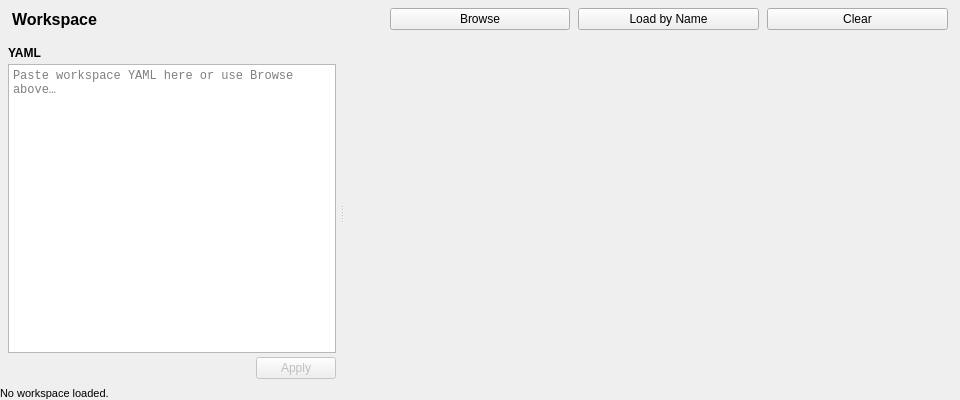
<?xml version="1.0" encoding="UTF-8"?>
<ui version="4.0">
 <class>WorkspaceLoader</class>
 <widget class="QWidget" name="WorkspaceLoader">
  <property name="geometry">
   <rect>
    <x>0</x>
    <y>0</y>
    <width>960</width>
    <height>400</height>
   </rect>
  </property>
  <property name="minimumSize">
   <size>
    <width>640</width>
    <height>400</height>
   </size>
  </property>
  <layout class="QVBoxLayout" name="main_layout">
   <property name="spacing">
    <number>0</number>
   </property>
   <property name="leftMargin">
    <number>0</number>
   </property>
   <property name="topMargin">
    <number>0</number>
   </property>
   <property name="rightMargin">
    <number>0</number>
   </property>
   <property name="bottomMargin">
    <number>0</number>
   </property>
   <item>
    <widget class="QFrame" name="toolbar">
     <property name="sizePolicy">
      <sizepolicy hsizetype="Preferred" vsizetype="Fixed">
       <horstretch>0</horstretch>
       <verstretch>0</verstretch>
      </sizepolicy>
     </property>
     <property name="frameShape">
      <enum>QFrame::NoFrame</enum>
     </property>
     <layout class="QHBoxLayout" name="toolbar_layout">
      <property name="spacing">
       <number>8</number>
      </property>
      <property name="leftMargin">
       <number>12</number>
      </property>
      <property name="topMargin">
       <number>8</number>
      </property>
      <property name="rightMargin">
       <number>12</number>
      </property>
      <property name="bottomMargin">
       <number>8</number>
      </property>
      <item>
       <widget class="QLabel" name="heading_lbl">
        <property name="font">
         <font>
          <pointsize>12</pointsize>
          <weight>75</weight>
          <bold>true</bold>
         </font>
        </property>
        <property name="text">
         <string>Workspace</string>
        </property>
       </widget>
      </item>
      <item>
       <widget class="QLabel" name="file_lbl">
        <property name="font">
         <font>
          <pointsize>9</pointsize>
         </font>
        </property>
        <property name="text">
         <string/>
        </property>
       </widget>
      </item>
      <item>
       <widget class="QPushButton" name="import_btn">
        <property name="toolTip">
         <string>Load a workspace definition from a .yaml file</string>
        </property>
        <property name="text">
         <string>Browse</string>
        </property>
       </widget>
      </item>
      <item>
       <widget class="QPushButton" name="load_btn">
        <property name="toolTip">
         <string>Load a workspace by name from the server's built-in definitions</string>
        </property>
        <property name="text">
         <string>Load by Name</string>
        </property>
       </widget>
      </item>
      <item>
       <widget class="QPushButton" name="clear_btn">
        <property name="toolTip">
         <string>Unload the current workspace</string>
        </property>
        <property name="text">
         <string>Clear</string>
        </property>
       </widget>
      </item>
     </layout>
    </widget>
   </item>
   <item>
    <widget class="QSplitter" name="content_splitter">
     <property name="orientation">
      <enum>Qt::Horizontal</enum>
     </property>
     <property name="childrenCollapsible">
      <bool>false</bool>
     </property>
     <widget class="QWidget" name="editor_widget">
      <property name="minimumSize">
       <size>
        <width>200</width>
        <height>0</height>
       </size>
      </property>
      <property name="maximumSize">
       <size>
        <width>340</width>
        <height>16777215</height>
       </size>
      </property>
      <layout class="QVBoxLayout" name="editor_layout">
       <property name="spacing">
        <number>4</number>
       </property>
       <property name="leftMargin">
        <number>8</number>
       </property>
       <property name="topMargin">
        <number>8</number>
       </property>
       <property name="rightMargin">
        <number>4</number>
       </property>
       <property name="bottomMargin">
        <number>8</number>
       </property>
       <item>
        <widget class="QLabel" name="editor_heading_lbl">
         <property name="font">
          <font>
           <pointsize>9</pointsize>
           <weight>75</weight>
           <bold>true</bold>
          </font>
         </property>
         <property name="text">
          <string>YAML</string>
         </property>
        </widget>
       </item>
       <item>
        <widget class="QPlainTextEdit" name="yaml_edit">
         <property name="font">
          <font>
           <family>monospace</family>
           <pointsize>9</pointsize>
          </font>
         </property>
         <property name="lineWrapMode">
          <enum>QPlainTextEdit::NoWrap</enum>
         </property>
         <property name="placeholderText">
          <string>Paste workspace YAML here or use Browse above…</string>
         </property>
        </widget>
       </item>
       <item>
        <layout class="QHBoxLayout" name="editor_footer">
         <property name="spacing">
          <number>8</number>
         </property>
         <item>
          <widget class="QLabel" name="line_count_lbl">
           <property name="font">
            <font>
             <pointsize>8</pointsize>
            </font>
           </property>
           <property name="text">
            <string/>
           </property>
          </widget>
         </item>
         <item>
          <spacer name="editor_footer_spacer">
           <property name="orientation">
            <enum>Qt::Horizontal</enum>
           </property>
           <property name="sizeHint" stdset="0">
            <size>
             <width>20</width>
             <height>20</height>
            </size>
           </property>
          </spacer>
         </item>
         <item>
          <widget class="QPushButton" name="apply_btn">
           <property name="enabled">
            <bool>false</bool>
           </property>
           <property name="toolTip">
            <string>Send this YAML to the gantry server and refresh the canvas</string>
           </property>
           <property name="text">
            <string>Apply</string>
           </property>
          </widget>
         </item>
        </layout>
       </item>
      </layout>
     </widget>
     <widget class="QWidget" name="canvas_container">
      <layout class="QVBoxLayout" name="canvas_layout">
       <property name="spacing">
        <number>0</number>
       </property>
       <property name="leftMargin">
        <number>0</number>
       </property>
       <property name="topMargin">
        <number>0</number>
       </property>
       <property name="rightMargin">
        <number>0</number>
       </property>
       <property name="bottomMargin">
        <number>0</number>
       </property>
      </layout>
     </widget>
    </widget>
   </item>
   <item>
    <widget class="QLabel" name="status_lbl">
     <property name="sizePolicy">
      <sizepolicy hsizetype="Fixed" vsizetype="Fixed">
       <horstretch>0</horstretch>
       <verstretch>0</verstretch>
      </sizepolicy>
     </property>
     <property name="font">
      <font>
       <pointsize>8</pointsize>
      </font>
     </property>
     <property name="text">
      <string>No workspace loaded.</string>
     </property>
     <property name="margin">
      <number>6</number>
     </property>
    </widget>
   </item>
  </layout>
 </widget>
 <resources/>
 <connections/>
</ui>
